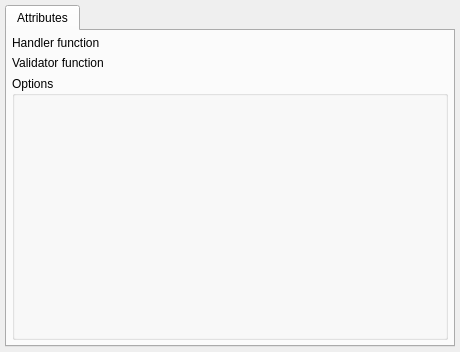
<?xml version="1.0" encoding="UTF-8"?>
<ui version="4.0">
 <class>ForeignDataWrapperWidget</class>
 <widget class="QWidget" name="ForeignDataWrapperWidget">
  <property name="geometry">
   <rect>
    <x>0</x>
    <y>0</y>
    <width>460</width>
    <height>352</height>
   </rect>
  </property>
  <property name="minimumSize">
   <size>
    <width>0</width>
    <height>0</height>
   </size>
  </property>
  <layout class="QVBoxLayout" name="verticalLayout_2">
   <property name="leftMargin">
    <number>5</number>
   </property>
   <property name="topMargin">
    <number>5</number>
   </property>
   <property name="rightMargin">
    <number>5</number>
   </property>
   <property name="bottomMargin">
    <number>5</number>
   </property>
   <item>
    <widget class="QTabWidget" name="attributes_tbw">
     <widget class="QWidget" name="attributes_tab">
      <attribute name="icon">
       <iconset resource="../../res/resources.qrc">
        <normaloff>:/icons/icons/attribute.png</normaloff>:/icons/icons/attribute.png</iconset>
      </attribute>
      <attribute name="title">
       <string>Attributes</string>
      </attribute>
      <layout class="QVBoxLayout" name="verticalLayout">
       <property name="leftMargin">
        <number>5</number>
       </property>
       <property name="topMargin">
        <number>5</number>
       </property>
       <property name="rightMargin">
        <number>5</number>
       </property>
       <property name="bottomMargin">
        <number>5</number>
       </property>
       <item>
        <layout class="QVBoxLayout" name="func_handler_lt">
         <item>
          <widget class="QLabel" name="func_handler_lbl">
           <property name="sizePolicy">
            <sizepolicy hsizetype="Preferred" vsizetype="Preferred">
             <horstretch>0</horstretch>
             <verstretch>0</verstretch>
            </sizepolicy>
           </property>
           <property name="minimumSize">
            <size>
             <width>0</width>
             <height>0</height>
            </size>
           </property>
           <property name="text">
            <string>Handler function</string>
           </property>
          </widget>
         </item>
        </layout>
       </item>
       <item>
        <layout class="QVBoxLayout" name="func_validator_lt">
         <item>
          <widget class="QLabel" name="func_validator_lbl">
           <property name="sizePolicy">
            <sizepolicy hsizetype="Preferred" vsizetype="Preferred">
             <horstretch>0</horstretch>
             <verstretch>0</verstretch>
            </sizepolicy>
           </property>
           <property name="minimumSize">
            <size>
             <width>0</width>
             <height>0</height>
            </size>
           </property>
           <property name="text">
            <string>Validator function</string>
           </property>
          </widget>
         </item>
        </layout>
       </item>
       <item>
        <widget class="QGroupBox" name="options_gb">
         <property name="sizePolicy">
          <sizepolicy hsizetype="Preferred" vsizetype="Expanding">
           <horstretch>0</horstretch>
           <verstretch>0</verstretch>
          </sizepolicy>
         </property>
         <property name="title">
          <string>Options</string>
         </property>
        </widget>
       </item>
      </layout>
     </widget>
    </widget>
   </item>
  </layout>
 </widget>
 <resources>
  <include location="../../res/resources.qrc"/>
 </resources>
 <connections/>
</ui>
